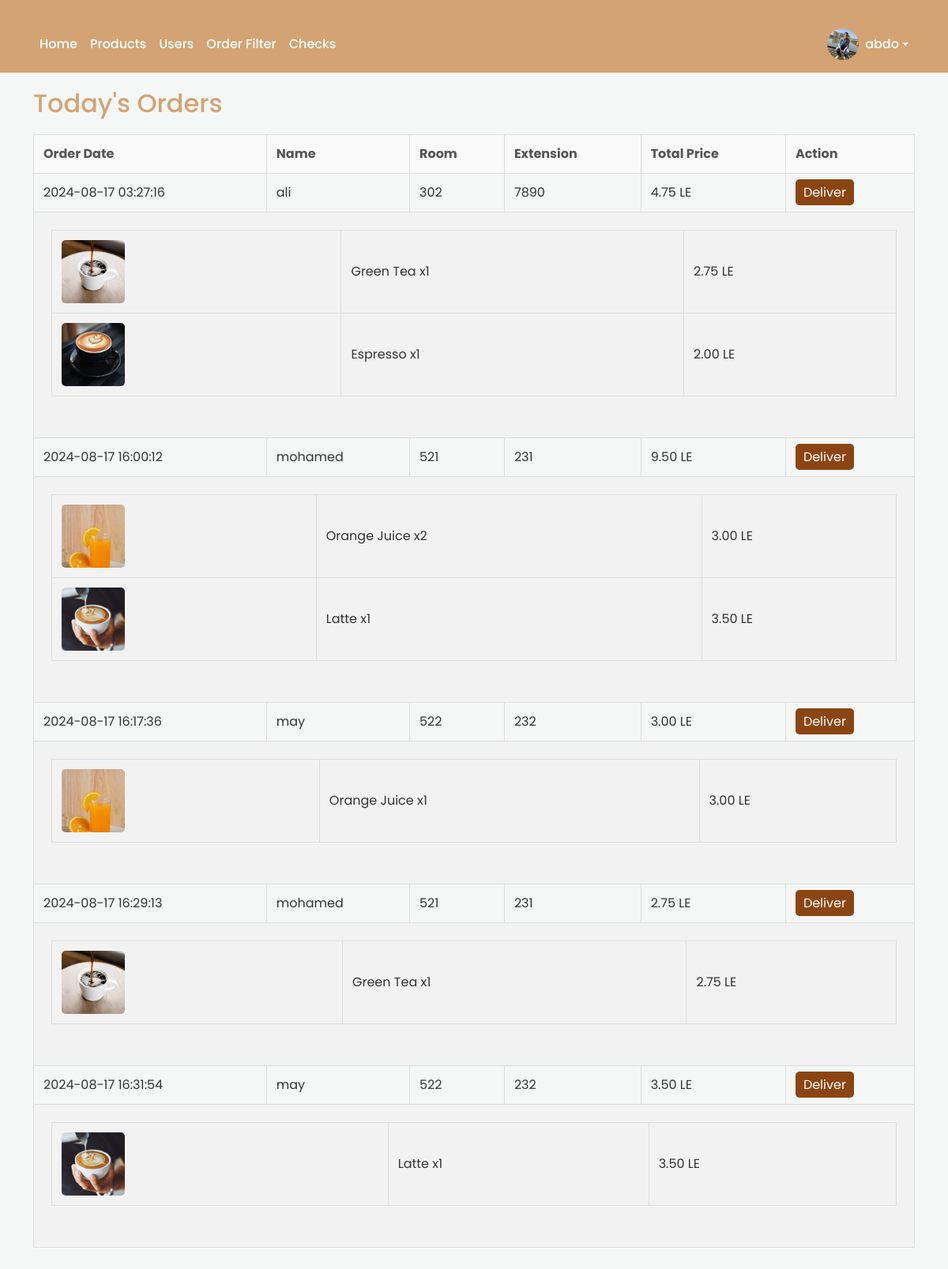
Screenshot of /check.php (signed in) with the database file from the repository.
### tables this page shows
CREATE TABLE `users` (
  `user_id` int NOT NULL AUTO_INCREMENT,
  `user_name` varchar(255) NOT NULL,
  `email` varchar(255) NOT NULL,
  `password` varchar(255) NOT NULL,
  `room` varchar(50) DEFAULT NULL,
  `Ext` varchar(50) DEFAULT NULL,
  `image` varchar(255) DEFAULT NULL,
  `role_id` int DEFAULT NULL,
  PRIMARY KEY (`user_id`),
  UNIQUE KEY `email` (`email`),
  KEY `role_id` (`role_id`),
  CONSTRAINT `users_ibfk_1` FOREIGN KEY (`role_id`) REFERENCES `role` (`id`)
);

CREATE TABLE `orders` (
  `order_id` int NOT NULL AUTO_INCREMENT,
  `user_id` int DEFAULT NULL,
  `date` datetime NOT NULL,
  `comment` text,
  `total_price` decimal(10,2) NOT NULL,
  `status` varchar(20) DEFAULT NULL,
  PRIMARY KEY (`order_id`),
  KEY `user_id` (`user_id`),
  CONSTRAINT `orders_ibfk_1` FOREIGN KEY (`user_id`) REFERENCES `users` (`user_id`)
);

CREATE TABLE `order_items` (
  `id` int NOT NULL AUTO_INCREMENT,
  `order_id` int DEFAULT NULL,
  `product_id` int DEFAULT NULL,
  `quantity` int NOT NULL,
  `price` decimal(10,2) NOT NULL,
  PRIMARY KEY (`id`),
  KEY `order_id` (`order_id`),
  KEY `product_id` (`product_id`),
  CONSTRAINT `order_items_ibfk_1` FOREIGN KEY (`order_id`) REFERENCES `orders` (`order_id`),
  CONSTRAINT `order_items_ibfk_2` FOREIGN KEY (`product_id`) REFERENCES `products` (`product_id`)
);

CREATE TABLE `products` (
  `product_id` int NOT NULL AUTO_INCREMENT,
  `product_name` varchar(255) NOT NULL,
  `price` decimal(10,2) NOT NULL,
  `category_id` int DEFAULT NULL,
  `image` varchar(255) DEFAULT NULL,
  `is_available` tinyint(1) DEFAULT '1',
  PRIMARY KEY (`product_id`),
  KEY `category_id` (`category_id`),
  CONSTRAINT `products_ibfk_1` FOREIGN KEY (`category_id`) REFERENCES `categories` (`category_id`)
);

### check.php (the view, shortened to what this page needs)
<?php
require"db.php";
$today = date('Y-m-d');
$stmt = $pdo->prepare("
    SELECT o.order_id, o.date, o.total_price,o.status, u.user_name, u.room, u.Ext,
           GROUP_CONCAT(CONCAT(p.product_name, ' x', oi.quantity, ' @ ', oi.price, ' LE') SEPARATOR ', ') AS items
    FROM orders o
    JOIN users u ON o.user_id = u.user_id
    JOIN order_items oi ON o.order_id = oi.order_id
    JOIN products p ON oi.product_id = p.product_id
    WHERE DATE(o.date) = :today
    GROUP BY o.order_id
");
$stmt->execute(['today' => $today]);
$orders = $stmt->fetchAll(PDO::FETCH_ASSOC);
?>
<!DOCTYPE html>
<html lang="en">
<head>
    <link href="https://cdn.jsdelivr.net/npm/bootstrap@5.3.0/dist/css/bootstrap.min.css" rel="stylesheet">
    <link href="https://cdnjs.cloudflare.com/ajax/libs/font-awesome/6.0.0-beta3/css/all.min.css" rel="stylesheet">
</head>
<body>
    <?php include 'adminnavbar.php'; ?>
    <div class="container">
        <h1>Today's Orders</h1>
        <table>
            <thead>
                <tr>
                    <th>Order Date</th>
                    <th>Name</th>
                    <th>Room</th>
                    <th>Extension</th>
                    <th>Total Price</th>
                    <th>Action</th>
                </tr>
            </thead>
            <tbody>
                <?php
                foreach ($orders as $order): ?>
                    <tr <?php if ($order['status'] === 'completed') echo 'style="display:none;"'; ?> >
                        <td><?php echo date('Y-m-d H:i:s', strtotime($order['date'])); ?></td>
                        <td><?php echo htmlspecialchars($order['user_name']); ?></td>
                        <td><?php echo htmlspecialchars($order['room']); ?></td>
                        <td><?php echo htmlspecialchars($order['Ext']); ?></td>
                        <td><?php echo htmlspecialchars($order['total_price']); ?> LE</td>
                        <td><a href="deliver_order.php?order_id=<?php echo $order['order_id']; ?>"class="btn-deliver">Deliver</a></td>
                    </tr>
                    <tr class="item-row" <?php if ($order['status'] === 'completed') echo 'style="display:none;"'; ?>>
                        <td colspan="6">
                            <div class="item-details">
                                <table>
                                    <?php
                                    $itemStmt = $pdo->prepare("
                                        SELECT p.product_name, p.price, p.image, oi.quantity
                                        FROM order_items oi
                                        JOIN products p ON oi.product_id = p.product_id
                                        WHERE oi.order_id = :order_id
                                    ");
                                    $itemStmt->execute(['order_id' => $order['order_id']]);
                                    $items = $itemStmt->fetchAll(PDO::FETCH_ASSOC);
                                    ?>
                                    <?php foreach ($items as $item): ?>
                                        <tr>
                                            <td>
                                                <img src="images/<?php echo htmlspecialchars($item['image']); ?>" alt="<?php echo htmlspecialchars($item['product_name']); ?>" class="item-image">
                                            </td>
                                            <td>
                                                <?php echo htmlspecialchars($item['product_name']); ?> x<?php echo $item['quantity']; ?>
                                            </td>
                                            <td>
                                                <?php echo htmlspecialchars($item['price']); ?> LE
                                            </td>
                                        </tr>
                                    <?php endforeach; ?>
                                </table>
                            </div>
                        </td>
                    </tr>
                <?php endforeach; ?>
            </tbody>
        </table>
    </div>
</body>
</html>

### adminnavbar.php (shortened to what this page needs)
<?php
$servername = "localhost";
$username = "abdo";
$password = "123456";
$database = "cafeteria";
try {
    $con = new PDO("mysql:host=$servername;dbname=$database", $username, $password);
    $con->setAttribute(PDO::ATTR_ERRMODE, PDO::ERRMODE_EXCEPTION);
} catch(PDOException $e) {
    echo "Connection failed: " . $e->getMessage();
    exit();
}
$user_id = isset($_SESSION['user_id']);
$query = "SELECT user_name, image FROM users WHERE user_id = :user_id";
$stmt = $con->prepare($query);
$stmt->bindParam(':user_id', $user_id);
$stmt->execute();
$user = $stmt->fetch(PDO::FETCH_ASSOC);
$username = $user['user_name'] ?? 'Guest';
$image = $user['image'] ?? 'default.jpg';
?>
<nav class="navbar navbar-expand-lg">
    <div class="container">
        <ul class="navbar-nav me-auto">
            <li class="nav-item">
                <a class="nav-link" href="admin_order_add.php">Home</a>
            </li>
            <li class="nav-item">
                <a class="nav-link" href="products.php">Products</a>
            </li>
            <li class="nav-item">
                <a class="nav-link" href="users.php">Users</a>
            </li>
            <li class="nav-item">
                <a class="nav-link" href="orders_filter.php">Order Filter</a>
            </li>
            <li class="nav-item">
                <a class="nav-link" href="check.php">Checks</a>
            </li>
        </ul>
        <ul class="navbar-nav ms-auto">
            <li class="nav-item dropdown">
                <a class="nav-link dropdown-toggle d-flex align-items-center" href="#" id="navbarDropdown" role="button" data-bs-toggle="dropdown" aria-expanded="false">
                    <img src="images/<?php echo htmlspecialchars($image); ?>" alt="User Image" class="rounded-circle me-2" width="40" height="40">
                    <span><?php echo htmlspecialchars($username); ?></span>
                </a>
            </li>
        </ul>
    </div>
</nav>

### check.php (style rules this page uses)
body { font-family: 'Poppins', sans-serif; background-color: #f4f7f6; color: #333; }
.navbar { background-color: #d4a373; }
.navbar-nav .nav-link { color: #fff; font-weight: 500; }
.container { margin-top: 20px; }
h1 { font-size: 2rem; margin-bottom: 20px; color: #d4a373; }
table { width: 100%; border-collapse: collapse; margin-bottom: 30px; }
table th, table td { padding: 12px; text-align: left; border: 1px solid #ddd; }
table th { background-color: #f9f9f9; color: #555; }
table tr:nth-child(even) { background-color: #f2f2f2; }
.btn-deliver { color: #fff; background-color: #8b4513; border-color: #8b4513; border: none; padding: 5px 10px; border-radius: 5px; text-decoration: none; }
.item-row { background-color: #ffffff; }
.item-image { width: 80px; height: 80px; object-fit: cover; border-radius: 5px; }
.item-details { padding: 10px; }

### rows the page displays
users: image (picture), user_name "abdo"
orders: date "2024-08-17 03:27:16", user.user_name "ali", user.room "302", user.Ext "7890", total_price "4.75"
order_items: product.image (picture), product.product_name "Green Tea", quantity "1", product.price "2.75"
order_items: product.image (picture), product.product_name "Espresso", quantity "1", product.price "2.00"
orders: date "2024-08-17 16:00:12", user.user_name "mohamed", user.room "521", user.Ext "231", total_price "9.50"
order_items: product.image (picture), product.product_name "Orange Juice", quantity "2", product.price "3.00"
order_items: product.image (picture), product.product_name "Latte", quantity "1", product.price "3.50"
orders: date "2024-08-17 16:17:36", user.user_name "may", user.room "522", user.Ext "232", total_price "3.00"
order_items: product.image (picture), product.product_name "Orange Juice", quantity "1", product.price "3.00"
orders: date "2024-08-17 16:29:13", user.user_name "mohamed", user.room "521", user.Ext "231", total_price "2.75"
orders: date "2024-08-17 16:31:54", user.user_name "may", user.room "522", user.Ext "232", total_price "3.50"
